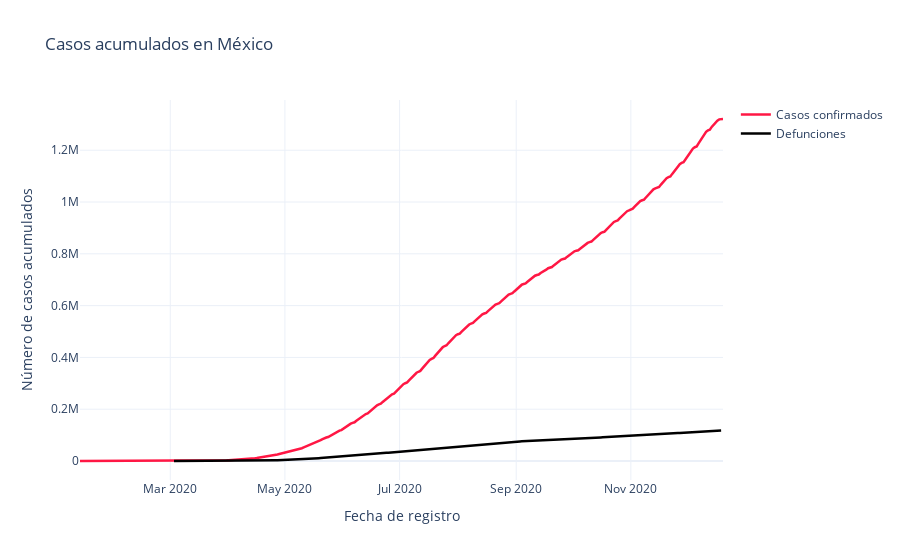

This figure's notebook cell:
### Code cell
# Ploting the commulative confirmed and deaths cases ...
fig_acum = go.Figure()

fig_acum.add_trace(go.Scatter(x = confirmados_por_fecha["fecha_ingreso"], y = confirmados_por_fecha["casos_acumulados"],
                    mode = "lines" , line = dict(color = "#ff1744", width = 2.5), name = "Casos confirmados" ))

fig_acum.add_trace(go.Scatter(x = defunciones_por_fecha["fecha_defuncion"], y = defunciones_por_fecha["defunciones_acumuladas"],
                    mode = "lines", line = dict(color = "black", width = 2.5), name = "Defunciones "))



fig_acum.update_xaxes(title = "Fecha de registro")
fig_acum.update_yaxes(title = "Número de casos acumulados")
fig_acum.update_layout(title = "Casos acumulados en México")
fig_acum.show()

### Figure 1 — Plotly figure (JSON) as saved in the notebook; plotly's stock layout.template omitted (floating-point values rounded to 4 significant figures; data arrays with more than 128 entries replaced by an {"elided": "..."} marker saying what was removed)
{"data": [{"line": {"color": "#ff1744", "width": 2.5}, "mode": "lines", "name": "Casos confirmados", "type": "scatter", "x": {"elided": "302 str values"}, "y": {"elided": "302 int values"}}, {"line": {"color": "black", "width": 2.5}, "mode": "lines", "name": "Defunciones ", "type": "scatter", "x": {"elided": "278 str values"}, "y": {"elided": "278 int values"}}], "layout": {"title": {"text": "Casos acumulados en México"}, "xaxis": {"title": {"text": "Fecha de registro"}}, "yaxis": {"title": {"text": "Número de casos acumulados"}}}}
